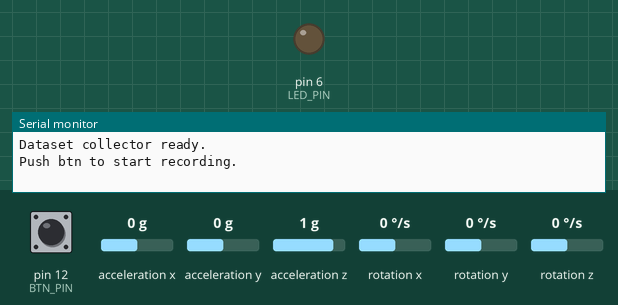
Bench run of a sketch on a simulated Arduino Uno, built for the host (arithmetic inside an expression is 32-bit, double 64-bit). Parts: output pins drawn as LEDs (lit = HIGH), the last lines printed to the serial monitor. Wiring (inferred from the names in the program): I2C bus: SDA pin 9; SCL pin 8; MPU-6050 motion sensor at I2C address 0x68. The inputs (shaded band) are chosen by the test bench; at power-on: pin 12 (BTN_PIN) HIGH, acceleration x 0 g, acceleration y 0 g, acceleration z 1 g, rotation x 0 °/s, rotation y 0 °/s, rotation z 0 °/s.

Above: at 1.2 s.
1.3 s: pin 12 (BTN_PIN) pulled LOW for 0.15 s
At 2.7 s:
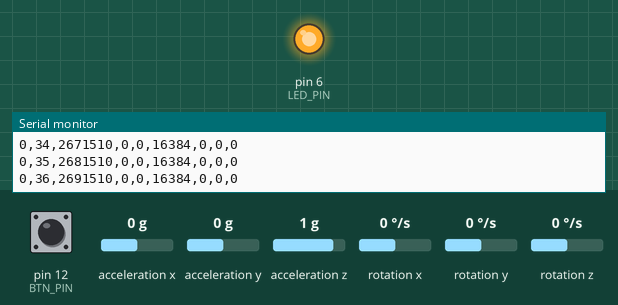
4.4 s: pin 12 (BTN_PIN) pulled LOW for 1 s
At 8.1 s:
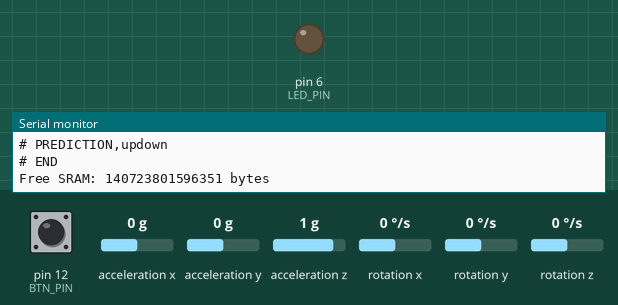
8.4 s: pin 12 (BTN_PIN) pulled LOW for 3.2 s
At 9.3 s:
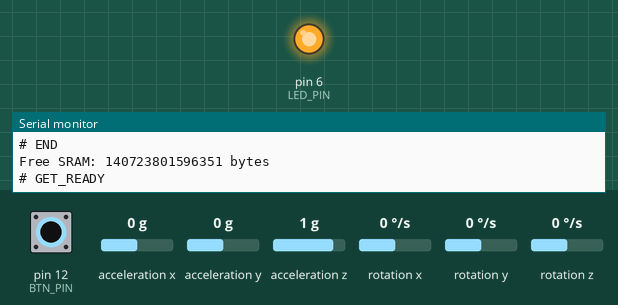
Timing chart, 0 to 12.4 s (numbered marks = the images above; inputs shaded):
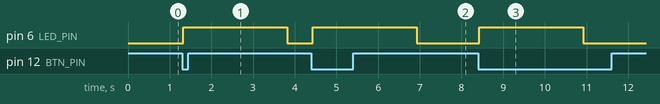

Measured:
- after the input at 1.3 s, pin 6 (LED_PIN): LOW → HIGH at once, → LOW 2.5 s later
- after the input at 4.4 s, pin 6 (LED_PIN): LOW → HIGH at once, → LOW 2.5 s later
- after the input at 8.4 s, pin 6 (LED_PIN): LOW → HIGH at once, → LOW 2.5 s later

The sketch:

part3.ino
```cpp
#include "I2C_GPIO.h"
#include "nn_ops.h"

// #include <FreeRTOS.h>
// #include <task.h>

#define I2C_use_GPIO 1

static const uint8_t MPU_ADDR = 0x68;

#define PWR_MGMT_1    0x6B
#define ACCEL_XOUT_H  0x3B

#define LED_PIN       6
#define BTN_PIN       12

#define DEBOUNCE_MS   30

#define SAMPLE_RATE_HZ      100
#define SAMPLE_INTERVAL_US  10000UL   // 100 Hz = 10 ms
#define RECORD_SECONDS      1.5
#define NUM_SAMPLES         150       // 100 Hz * 1.5 s

bool isRecording = false;

unsigned long lastDebounceMs = 0;
int lastButtonReading = HIGH;
int buttonState = HIGH;

uint32_t sampleId = 0;

// int16_t raw_samples[NN_INPUT_LEN][NN_INPUT_CH];
int8_t nn_input[NN_INPUT_LEN][NN_INPUT_CH];
#define LAYER_BUFFER_SIZE 2400
int8_t buffer_A[LAYER_BUFFER_SIZE]; // 2400 bytes
int8_t buffer_B[LAYER_BUFFER_SIZE]; // 2400 bytes
// int8_t conv1_out[NN_INPUT_LEN][NN_CONV1_OUT_CH]; // 2400 bytes
// int8_t pool1_out[NN_INPUT_LEN / 2][NN_CONV1_OUT_CH]; // 1200 bytes
// int8_t conv2_out[NN_INPUT_LEN / 2][NN_CONV2_OUT_CH]; // 2400 bytes
int8_t gap_out[NN_CONV2_OUT_CH];
int8_t dense1_out[NN_DENSE1_OUT];
int8_t logits[NN_NUM_CLASSES];

const char *LABEL_NAMES[NN_NUM_CLASSES] = {
  "circle",
  "left_right",
  "updown"
};

void MPU6050_wakeup();
bool readImu6_raw(int16_t *ax, int16_t *ay, int16_t *az,
                  int16_t *gx, int16_t *gy, int16_t *gz);
void handleButton();
void recordOneSample();
void runInference();

// 適用於 Arduino Due (SAM3X8E) 的剩餘 SRAM 檢查函式
extern "C" char* sbrk(int incr);
void getFreeRam() {
  char top;
  Serial.print("Free SRAM: ");
  Serial.print(&top - reinterpret_cast<char*>(sbrk(0)));
  Serial.println(" bytes");
  // return &top - reinterpret_cast<char*>(sbrk(0));
}


// Part1: I2C Communication and Data Collection
// Todo 1.1: Wake up MPU6050 by writing to its power management register.
// Requirements:
// 1) Must use your GPIO-based I2C functions (NO Wire.h).
// 2) Must perform a valid I2C register write transaction:
//    - START
//    - SLA+W
//    - register address
//    - data
//    - STOP
// Notes:
// - MPU6050 PWR_MGMT_1 register address: 0x6B
// - Wakeup value: 0x00 (clear sleep bit)
void MPU6050_wakeup() {
  // Your implementation
  I2C_start();

  if (!I2C_write_byte((MPU_ADDR << 1) | 0x00) || !I2C_write_byte(PWR_MGMT_1) || !I2C_write_byte(0x00)) {
    Serial.println("# ERROR: Failed to wake up MPU6050");
  }
  I2C_stop();
}

/*******************************************************************************/
// Todo 1.2: Read raw accelerometer data from MPU6050.
//
// This function performs a complete I2C register read transaction using
// the GPIO-based I2C implementation.
//
// Requirements:
// 1. Use a register pointer write to select the starting register.
// 2. Use a repeated START condition to switch to read mode.
// 3. Read six bytes of data (XH, XL, YH, YL, ZH, ZL).
// 4. Combine high and low bytes into 16-bit signed integers.
//
// Transaction flow:
//
//   START
//   SLA+W
//   register address (ACCEL_XOUT_H)
//   REPEATED START
//   SLA+R
//   read ax_H, ax_L     (ACK, ACK)   buf[0..1]
//   read ay_H, ay_L     (ACK, ACK)   buf[2..3]
//   read az_H, az_L     (ACK, ACK)   buf[4..5]
//   read temp_H, temp_L (ACK, ACK)   buf[6..7]  (discarded)
//   read gx_H, gx_L     (ACK, ACK)   buf[8..9]
//   read gy_H, gy_L     (ACK, ACK)   buf[10..11]
//   read gz_H           (ACK)        buf[12]
//   read gz_L           (NACK)       buf[13]
//   STOP
//
// The function returns true if the transaction succeeds.
bool readImu6_raw(int16_t *ax, int16_t *ay, int16_t *az,
                  int16_t *gx, int16_t *gy, int16_t *gz) {
  // Your implementation
  uint8_t buf[14];
  I2C_start();

  if (!I2C_write_byte(MPU_ADDR << 1) ||
      !I2C_write_byte(ACCEL_XOUT_H)) {
    I2C_stop();
    return false;
  }

  I2C_repeated_start();
  if (!I2C_write_byte((MPU_ADDR << 1) | 1)) {
    I2C_stop();
    return false;
  }

  for (uint8_t i = 0; i < 13; i++) {
    buf[i] = I2C_read_byte(true);
  }

  buf[13] = I2C_read_byte(false);
  I2C_stop();

  *ax = (int16_t)((buf[0] << 8) | buf[1]);
  *ay = (int16_t)((buf[2] << 8) | buf[3]);
  *az = (int16_t)((buf[4] << 8) | buf[5]);
  // buf[6..7]  (discarded)
  *gx = (int16_t)((buf[8] << 8) | buf[9]);
  *gy = (int16_t)((buf[10] << 8) | buf[11]);
  *gz = (int16_t)((buf[12] << 8) | buf[13]);

  return true;
}


void setup() {
  Serial.begin(115200);
  while (!Serial);

  pinMode(LED_PIN, OUTPUT);
  pinMode(BTN_PIN, INPUT_PULLUP);
  MPU6050_wakeup();
  analogWrite(LED_PIN, 0);

  Serial.println("Dataset collector ready.");
  Serial.println("Push btn to start recording.");
}

void loop() {
  handleButton();
}

void handleButton() {
  int reading = digitalRead(BTN_PIN);

  if (reading != lastButtonReading) {
    lastDebounceMs = millis();
  }

  if ((millis() - lastDebounceMs) > DEBOUNCE_MS) {
    if (reading != buttonState) {
      buttonState = reading;
      if (buttonState == LOW && !isRecording) {
        recordOneSample();
        // Serial.print("Free SRAM: ");
        // Serial.print(getFreeRam());
        // Serial.println(" bytes");
        getFreeRam();

      }
    }
  }

  lastButtonReading = reading;
}

int8_t quantize_single_axis(int16_t raw_val, int32_t s, int32_t z, uint8_t shift) {
    int32_t q = ((int32_t)raw_val * s + z) >> shift;

    if (q > 127)  q = 127;
    if (q < -128) q = -128;

    return (int8_t)q;
}

void recordOneSample() {
  isRecording = true;

  Serial.println("# GET_READY");
  digitalWrite(LED_PIN, HIGH);
  delay(1000);

  Serial.println("# START");
  Serial.println("sample_id,timestep,t_us,ax,ay,az,gx,gy,gz");

  unsigned long nextSampleUs = micros();

  for (int i = 0; i < NUM_SAMPLES; i++) {
    while ((long)(micros() - nextSampleUs) < 0) {
      // wait until next 10 ms slot
    }

    unsigned long tUs = micros();
    // ****************************************************************************
    // TODO 2.2: Declare six int16_t variables: ax, ay, az, gx, gy, gz.
    //           (The call to readImu6_raw() and error handling below depend on
    //           these variables being declared here.)
    /* Your implementation */
    int16_t ax, ay, az, gx, gy, gz;
    // ****************************************************************************
    bool ok = readImu6_raw(&ax, &ay, &az, &gx, &gy, &gz);

    if (!ok) {
      Serial.print("# ERROR at timestep ");
      Serial.println(i);
      digitalWrite(LED_PIN, LOW);
      isRecording = false;
      return;
    }
    // ****************************************************************************
    // TODO 2.3: Copy the six axis values into raw_samples[i][].
    //           Channel mapping: 0→ax, 1→ay, 2→az (accelerometer, ±2 g range)
    //                            3→gx, 4→gy, 5→gz (gyroscope, ±250 °/s range)
    //           raw_samples holds int16_t ADC counts; preprocess_input() called
    //           later in runInference() converts them to physical units and int8.
    /* Your implementation */
    // raw_samples[i][0] = ax;
    // raw_samples[i][1] = ay;
    // raw_samples[i][2] = az;
    // raw_samples[i][3] = gx;
    // raw_samples[i][4] = gy;
    // raw_samples[i][5] = gz;

    // 修改：不存入 raw_samples，而是直接即時量化並存入 nn_input
    nn_input[i][0] = quantize_single_axis(ax, PRE_S[0], PRE_Z[0], PRE_SHIFT[0]);
    nn_input[i][1] = quantize_single_axis(ay, PRE_S[1], PRE_Z[1], PRE_SHIFT[1]);
    nn_input[i][2] = quantize_single_axis(az, PRE_S[2], PRE_Z[2], PRE_SHIFT[2]);
    nn_input[i][3] = quantize_single_axis(gx, PRE_S[3], PRE_Z[3], PRE_SHIFT[3]);
    nn_input[i][4] = quantize_single_axis(gy, PRE_S[4], PRE_Z[4], PRE_SHIFT[4]);
    nn_input[i][5] = quantize_single_axis(gz, PRE_S[5], PRE_Z[5], PRE_SHIFT[5]);
    // *****************************************************************************
    Serial.print(sampleId);
    Serial.print(",");
    Serial.print(i);
    Serial.print(",");
    Serial.print(tUs);
    Serial.print(",");
    Serial.print(ax);
    Serial.print(",");
    Serial.print(ay);
    Serial.print(",");
    Serial.print(az);
    Serial.print(",");
    Serial.print(gx);
    Serial.print(",");
    Serial.print(gy);
    Serial.print(",");
    Serial.println(gz);

    nextSampleUs += SAMPLE_INTERVAL_US;
  }
  Serial.println(micros());/////////////////////


  runInference();

  Serial.println("# END");
  digitalWrite(LED_PIN, LOW);
  sampleId++;
  isRecording = false;
}

void runInference() {
  // ************************************************
  // TODO 2.4: Preprocess raw_samples into nn_input using preprocess_input() implemented in nn_ops.h.
  /* Your implementation */
  // preprocess_input(raw_samples, nn_input);
  // ************************************************
  unsigned long startUs = micros();

  conv1d(&nn_input[0][0], buffer_A, CONV1_W, CONV1_B, NN_INPUT_LEN, NN_INPUT_CH, NN_CONV1_OUT_CH, RQ_MULT_CONV1, RQ_SHIFT_CONV1);
  relu(buffer_A, NN_INPUT_LEN * NN_CONV1_OUT_CH);

  maxpool1d((int8_t(*)[NN_CONV1_OUT_CH])buffer_A, (int8_t(*)[NN_CONV1_OUT_CH])buffer_B, NN_INPUT_LEN);

  conv1d(buffer_B,buffer_A, CONV2_W, CONV2_B, NN_INPUT_LEN / 2, NN_CONV1_OUT_CH, NN_CONV2_OUT_CH, RQ_MULT_CONV2, RQ_SHIFT_CONV2);
  relu(buffer_A, (NN_INPUT_LEN / 2) * NN_CONV2_OUT_CH);

  global_avg_pool((int8_t(*)[NN_CONV2_OUT_CH])buffer_A, gap_out, NN_INPUT_LEN / 2);

  dense(gap_out, dense1_out, DENSE1_W, DENSE1_B, NN_CONV2_OUT_CH, NN_DENSE1_OUT, RQ_MULT_DENSE1, RQ_SHIFT_DENSE1);
  relu(dense1_out, NN_DENSE1_OUT);
  dense(dense1_out, logits, DENSE2_W, DENSE2_B, NN_DENSE1_OUT, NN_NUM_CLASSES, RQ_MULT_DENSE2, RQ_SHIFT_DENSE2);

  unsigned long latencyUs = micros() - startUs;
  int label = argmax(logits, NN_NUM_CLASSES);

  Serial.print("# INFERENCE_LATENCY_US,");
  Serial.println(latencyUs);
  Serial.print("# PREDICTION,");
  Serial.println(LABEL_NAMES[label]);
}
```

I2C_GPIO.cpp
```cpp
#include "I2C_GPIO.h"

// ----------------------------------------------------------------------------
// GPIO Tool APIs for Software I2C
// ------------

void SDA_Low()
{
  pinMode(I2C_SDA, OUTPUT);
  digitalWrite(I2C_SDA, LOW);
}

// Release SDA (High-Z). SDA will be pulled HIGH by pull-up resistor.
void SDA_Release()
{
  pinMode(I2C_SDA, INPUT);
}

// Drive SCL LOW
void SCL_Low()
{
  pinMode(I2C_SCL, OUTPUT);
  digitalWrite(I2C_SCL, LOW);
}

// Release SCL (High-Z). SCL will be pulled HIGH by pull-up resistor.
void SCL_Release()
{
  pinMode(I2C_SCL, INPUT);
}

// Read SDA logic level
bool SDA_Read()
{
  return (digitalRead(I2C_SDA) != LOW);
}

void delay_t()
{
  delayMicroseconds(1);
}


// ----------------------------------------------------------------------------
// Software I2C Primitive Operations
// ----------------------------------------------------------------------------

// Generate I2C START condition
void I2C_start()
{
  SDA_Release();
  delay_t();
  SCL_Release();
  delay_t();
  SDA_Low();
  delay_t();
  SCL_Low();
  delay_t();
}


void I2C_repeated_start()
{
  SDA_Release();
  delay_t();
  SCL_Release();
  delay_t();
  SDA_Low();
  delay_t();
  SCL_Low();
  delay_t();
}

// Generate I2C STOP condition
void I2C_stop()
{
  SDA_Low();
  delay_t();
  SCL_Release();
  delay_t();
  SDA_Release();    // SDA: L -> H while SCL = H
  delay_t();
}

// Read one bit from the I2C bus: release SDA, pulse SCL high, sample SDA, pull SCL low
bool I2C_read_bit()
{
  SDA_Release();     // slave drives SDA
  delay_t();

  SCL_Release();    // clock high
  delay_t();

  bool bit = SDA_Read();

  SCL_Low();        // clock low
  delay_t();

  return bit;
}


// Write one byte (MSB-first) and read ACK/NACK from slave
// Return true if ACK received (ACK=0), false if NACK (ACK=1)
bool I2C_write_byte(uint8_t data)
{
  // Enter data phase
  bool NAck;
  //  Transmit Slave addr to I2C bus
  for(int i = 0; i < 8; i++)
  {
    if(data & 0x80) SDA_Release();
    else             SDA_Low();

    SCL_Release();
    delay_t();
    SCL_Low();
    delay_t();
    data = data << 1;
  }
  NAck = I2C_read_bit();

  return !NAck;
}


// Read one byte (MSB-first) and then drive ACK/NACK on 9th clock
// ack=true  -> master sends ACK (LOW) to request more bytes
// ack=false -> master sends NACK (HIGH) to end reading
uint8_t I2C_read_byte(bool ack)
{
  uint8_t data = 0;

  for (int i = 7; i >= 0; i--)
  {
    if (I2C_read_bit())
      data |= (1 << i);
  }

  if (ack)
    SDA_Low();      // ACK = 0
  else
    SDA_Release();  // NACK = 1

  delay_t();
  SCL_Release();
  delay_t();
  SCL_Low();
  delay_t();
  SDA_Release();

  return data;
}
```

I2C_GPIO.h
```cpp
#include <Arduino.h>

#define I2C_SCL                      8
#define I2C_SDA                      9

// ----------------------------------------------------------------------------
// Tool API
// ----------------------------------------------------------------------------
void SDA_Low();
void SDA_Release();

void SCL_Low();
void SCL_Release();

bool SDA_Read();
void delay_t();


// ----------------------------------------------------------------------------
// Software I2C Primitive Operations
// ----------------------------------------------------------------------------
void I2C_start();

void I2C_repeated_start();

void I2C_stop();

bool I2C_read_bit();

bool I2C_write_byte(uint8_t data);

uint8_t I2C_read_byte(bool ack);
```

Source omitted: nn_ops.h (6151 bytes), nn_weights.h (data table, 13601 bytes)
